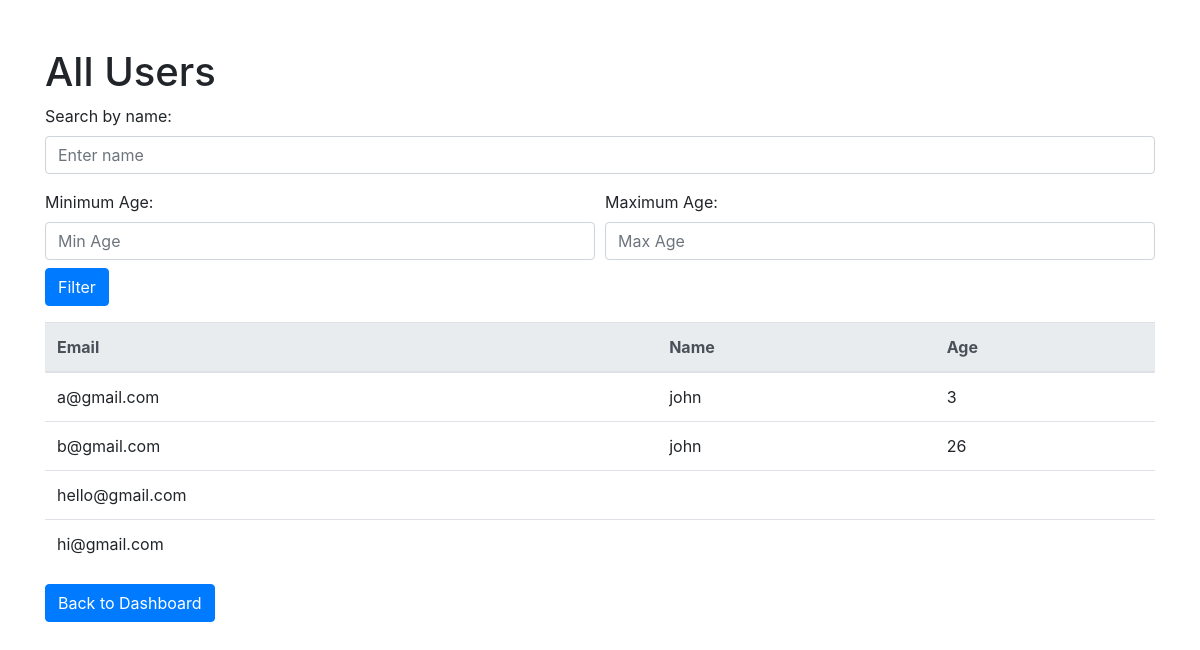
The app's page /user.php, older data.
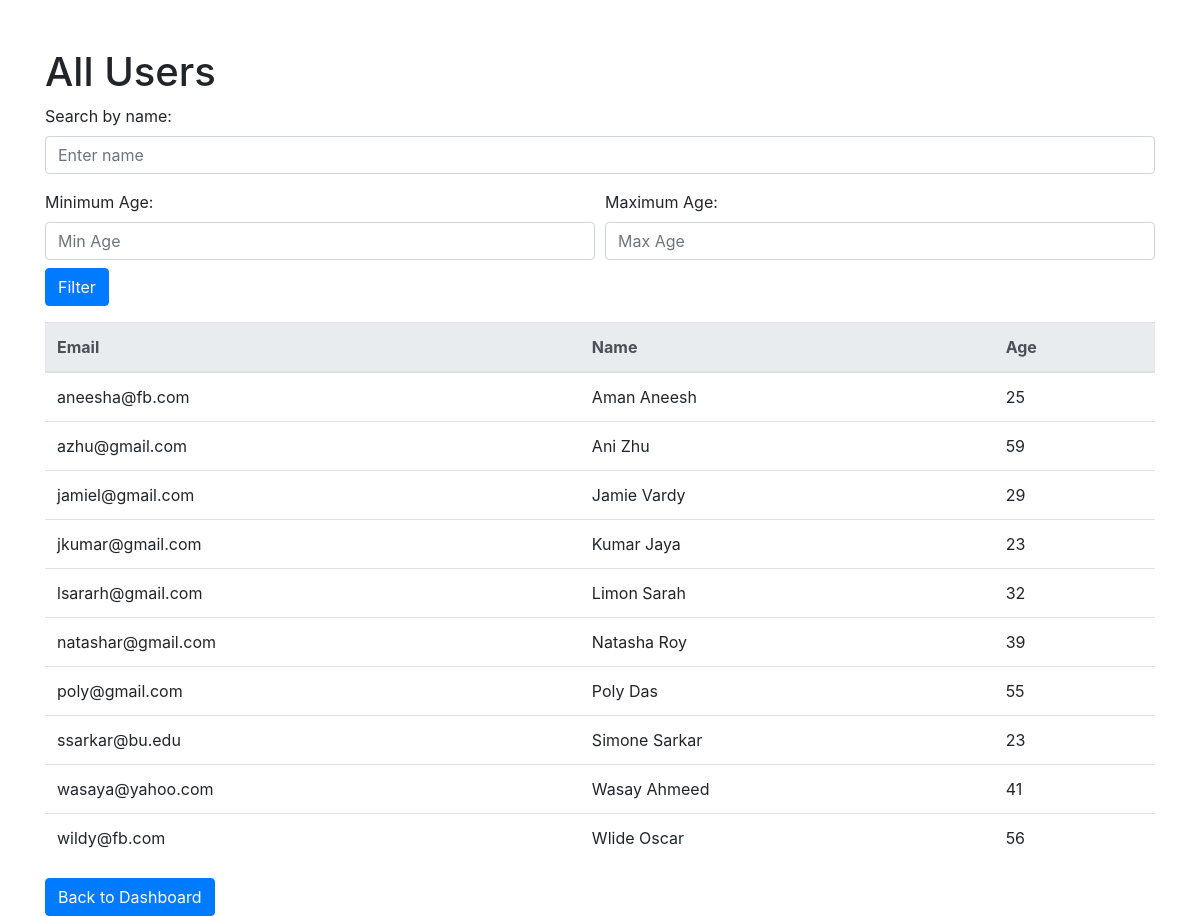
The same page, newer data.
### tables this page shows
CREATE TABLE `User` (
  `email` varchar(255) NOT NULL,
  `name` varchar(255) DEFAULT NULL,
  `age` int(11) DEFAULT NULL
);

### user.php (the view, shortened to what this page needs)
<!DOCTYPE html>
<html lang="en">
<head>
    <link rel="stylesheet" href="https://stackpath.bootstrapcdn.com/bootstrap/4.3.1/css/bootstrap.min.css">
</head>
<body>
    <div class="container">
        <h1 class="mt-5">All Users</h1>
        <form method="post" action="user.php" class="mb-3">
            <div class="form-group">
                <label for="searchName">Search by name:</label>
                <input type="text" class="form-control" id="searchName" name="searchName" placeholder="Enter name">
            </div>
            <div class="form-row">
                <div class="col">
                    <label for="minAge">Minimum Age:</label>
                    <input type="number" class="form-control" id="minAge" name="minAge" placeholder="Min Age">
                </div>
                <div class="col">
                    <label for="maxAge">Maximum Age:</label>
                    <input type="number" class="form-control" id="maxAge" name="maxAge" placeholder="Max Age">
                </div>
            </div>
            <button type="submit" class="btn btn-primary mt-2">Filter</button>
        </form>
        <table class="table mt-3">
            <thead class="thead-light">
                <tr>
                    <th>Email</th>
                    <th>Name</th>
                    <th>Age</th>
                </tr>
            </thead>
            <tbody>
                <?php
                $servername = "localhost";
                $username = "root";
                $password = "";
                $dbname = "COSI127b";
                try {
                    $conn = new PDO("mysql:host=$servername;dbname=$dbname", $username, $password);
                    $conn->setAttribute(PDO::ATTR_ERRMODE, PDO::ERRMODE_EXCEPTION);
                    $sql = "SELECT email, name, age FROM User WHERE 1 = 1";
                    $stmt = $conn->prepare($sql);
                    $stmt->execute();
                    $results = $stmt->fetchAll(PDO::FETCH_ASSOC);
                    foreach ($results as $row) {
                        echo "<tr>
                                <td>" . htmlspecialchars($row['email']) . "</td>
                                <td>" . htmlspecialchars($row['name']) . "</td>
                                <td>" . htmlspecialchars($row['age']) . "</td>
                              </tr>";
                    }
                } catch(PDOException $e) {
                    echo "Error: " . $e->getMessage();
                }
                ?>
            </tbody>
        </table>
        <a href="index.php" class="btn btn-primary">Back to Dashboard</a>
    </div>
</body>
</html>

Row changes from the older to the newer data that the page shows:
removed user: email "a@gmail.com", name "john", age "3"
removed user: email "b@gmail.com", name "john", age "26"
removed user: email "hello@gmail.com"
removed user: email "hi@gmail.com"
added user: email "aneesha@fb.com", name "Aman Aneesh", age "25"
added user: email "azhu@gmail.com", name "Ani Zhu", age "59"
added user: email "jamiel@gmail.com", name "Jamie Vardy", age "29"
added user: email "jkumar@gmail.com", name "Kumar Jaya", age "23"
added user: email "lsararh@gmail.com", name "Limon Sarah", age "32"
added user: email "natashar@gmail.com", name "Natasha Roy", age "39"
added user: email "poly@gmail.com", name "Poly Das", age "55"
added user: email "ssarkar@bu.edu", name "Simone Sarkar", age "23"
added user: email "wasaya@yahoo.com", name "Wasay Ahmeed", age "41"
added user: email "wildy@fb.com", name "Wlide Oscar", age "56"
